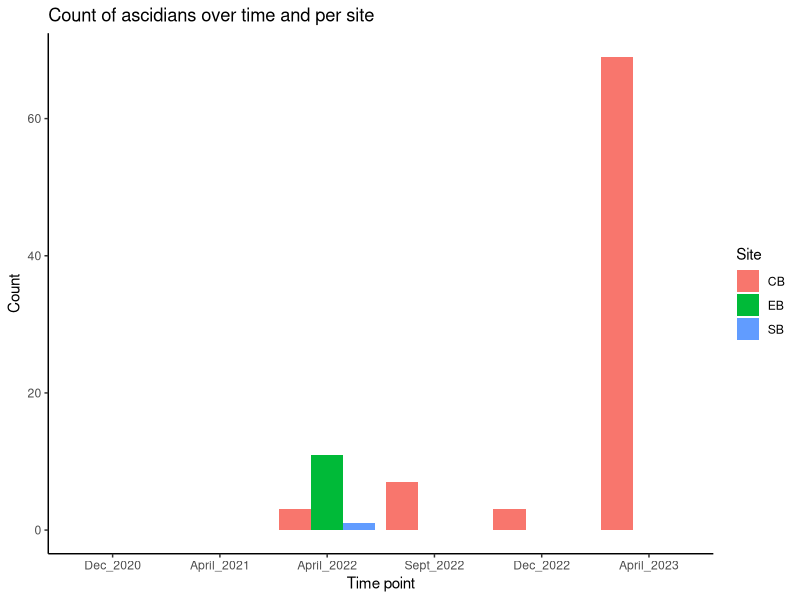
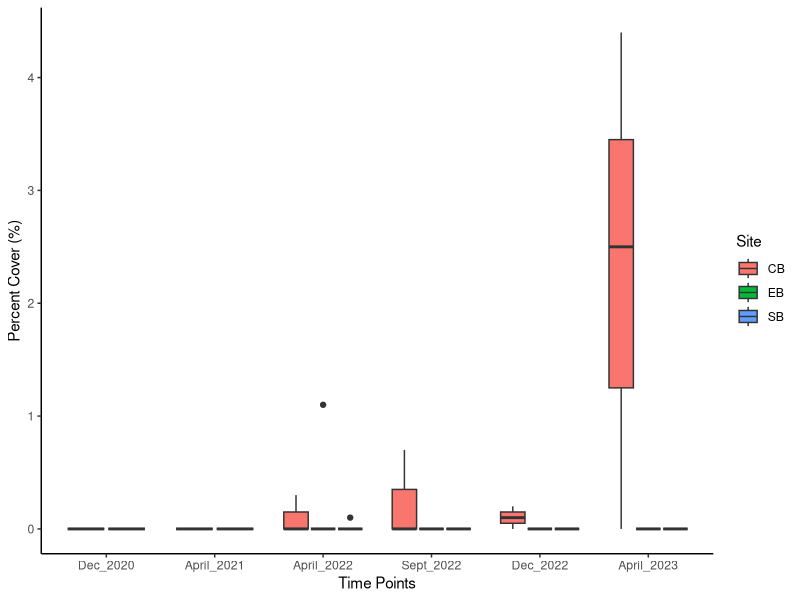
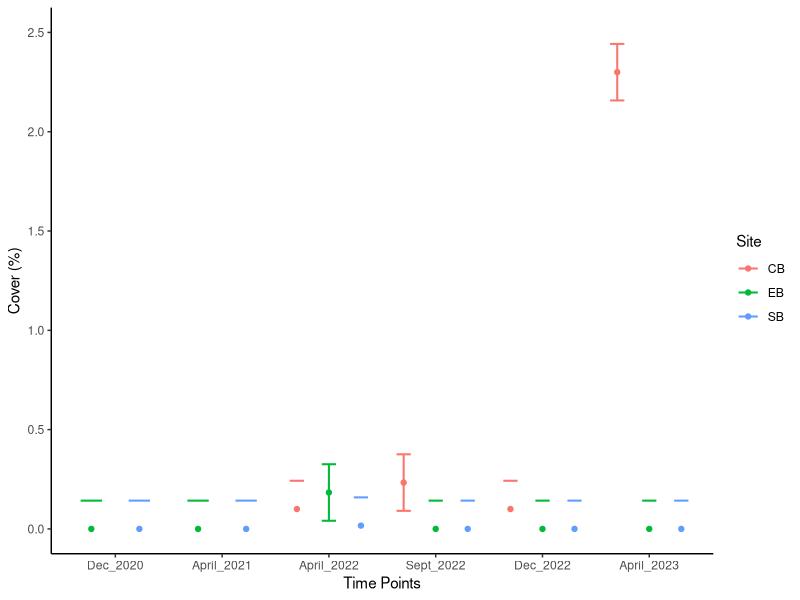

Reproduce these figures in R, in order.
## ---- chunk 1
rm(list=ls())
library(tidyverse)
library(dplyr)
library(readxl)
## ---- chunk 2
benthic.data <- read_excel("Benthic_cover.xlsx")
## ---- chunk 3
ascidians.full <- benthic.data[, c("Image ID", "Image name", "TP", "Site", "Transect_ID", "Transect_no", "ASCD")]
## ---- chunk 4
month_year <- strsplit(ascidians.full$TP, "_")
month <- sapply(month_year, function(x) x[1])
year <- sapply(month_year, function(x) x[2])
months <- c("January", "February", "March", "April", "May", "June", "July",
            "August", "Sept", "October", "November", "Dec") 
            # Sept and Dec because that's how they're saved in ascidians.full
month_numeric <- match(month, months)
year_numeric <- as.numeric(year)
date <- as.Date(paste(year_numeric, month_numeric, "01", sep = "-"))

# Save the date in a new column, other than TP
ascidians.full$Date <- date
## ---- chunk 5
# Summed up cover = how many is there
ascidians.sum <- ascidians.full %>%
  group_by(TP, Site, Date) %>%
  summarize(sum_cover = sum(ASCD))

# remove NAs first
ascidians.sum <- na.omit(ascidians.sum)

# order the TPs
ascidians.sum <- ascidians.sum %>%
  mutate(TP = factor(TP, levels = c("Dec_2020", "April_2021", "April_2022", "Sept_2022", "Dec_2022",  "April_2023"))) %>%
  arrange(TP)

# simple plot
ggplot(ascidians.sum, aes(x = TP, y = sum_cover, fill = Site)) +
  geom_bar(stat = "identity", position = "dodge") +
  labs(x = "Time point", y = "Count", fill = "Site") +
  ggtitle("Count of ascidians over time and per site") +
  theme_classic()

## ---- chunk 6
# pivot table
t.cover <- benthic.data %>% pivot_longer(c(Acanthastrea:Valspp), names_to = "Genera", values_to = "Cover")

# calculate mean cover & SD and SE by transect
mean.cover <- t.cover %>%
  group_by(TP, Site, Transect_ID, Genera) %>%
  summarize(mean_cover = mean(Cover)) %>%
  mutate(SE = sd(mean_cover) / sqrt(n()),
         SD = sd(mean_cover))

# calculate sum of cover values for each transect - rowSums
# make new column called percent_cover - multiply by 100 to get percent
transect.percent.cover <- mean.cover %>%
  group_by(TP, Site, Transect_ID) %>%
  summarize(percent_cover = sum(mean_cover[Genera == "ASCD"]) / sum(mean_cover) * 100, .groups = "drop") %>%
  mutate(SE = sd(percent_cover)/sqrt(n()))

# percent cover per site
site.percent.cover <- mean.cover %>%
  group_by(TP, Site) %>%
  summarize(percent_cover = sum(mean_cover[Genera == "ASCD"]) / sum(mean_cover) * 100, .groups = "drop") %>%
  mutate(SE = sd(percent_cover)/sqrt(n()))

# percent cover per time point
tp.percent.cover <- mean.cover %>%
  group_by(TP) %>%
  summarize(percent_cover = sum(mean_cover[Genera == "ASCD"]) / sum(mean_cover) * 100, .groups = "drop") %>%
  mutate(SE = sd(percent_cover)/sqrt(n()))

# order the TPs
transect.percent.cover <- transect.percent.cover %>%
  mutate(TP = factor(TP, levels = c("Dec_2020", "April_2021", "April_2022", "Sept_2022", "Dec_2022",  "April_2023"))) %>%
  arrange(TP)

site.percent.cover <- site.percent.cover %>%
  mutate(TP = factor(TP, levels = c("Dec_2020", "April_2021", "April_2022", "Sept_2022", "Dec_2022",  "April_2023"))) %>%
  arrange(TP)

## ---- chunk 7
str(transect.percent.cover)
ggplot(transect.percent.cover , aes(x = TP, y = percent_cover, fill = Site)) +
  geom_boxplot() +
  labs(x = "Time Points", y = "Percent Cover (%)") +
  scale_fill_discrete(name = "Site") +
  theme_classic()
## ---- chunk 8
str(site.percent.cover)
# plot per time point -> not the correct plot -> need to integrate TP and possibly site?
ggplot(site.percent.cover, aes(x = TP, y = percent_cover, colour = Site)) +
  geom_point(position=position_dodge(.9)) +
  geom_errorbar(aes(ymin = percent_cover - SE, ymax = percent_cover + SE),
                width = 0.4, size = 0.7,
                 position=position_dodge(.9)) +
  labs(x = "Time Points", y = "Cover (%)") +
  scale_fill_discrete(name = "Site") +
  scale_colour_discrete(name = "Site") +
  ylim(0,2.5) +
  theme_classic()
## ---- chunk 9
# first average benthic data at transect level (average over 10 quadrats)
mean.cover.transects <- t.cover %>%
  group_by(TP, Site, Transect_ID, Genera) %>%
  summarize(mean_cover = mean(Cover))

# pivot long table back to wide
mean.cover.transects <- mean.cover.transects %>%
  pivot_wider(names_from = Genera, values_from = mean_cover)

ascd.occurr <- mean.cover.transects %>%
  mutate(ascd_occurrence = ifelse(ASCD != 0, "present", "absent"))

# pick out TP, Sites and ascd_occurrence


sum(ascd.occurr$ascd_occurrence == "present") # only 8 transects where ascidians occur

# calculate FOC for each TRANSECT_ID
transect.foc <- ascd.occurr %>%
  group_by(TP, Site, Transect_ID) %>%
  summarize(foc = (sum(ascd_occurrence == "present") / length(ascd.occurr$Transect_ID))*100)
# not sure if this length(benthic.data$Transect_no) is correct

# calculate FOC for each Site
site.foc <- ascd.occurr %>%
  group_by(TP, Site) %>%
  summarize(foc = (sum(ascd_occurrence == "present") / length(ascd.occurr$Transect_ID))*100)

# calculate FOC per TP
TP.foc <- ascd.occurr %>%
  group_by(TP) %>%
  summarize(foc = (sum(ascd_occurrence == "present") / length(ascd.occurr$Transect_ID))*100)
## ---- chunk 10
colnames(benthic.data)
# make new data frame with columns without hard corals and sand (easier than taking them out of current df)
# also excluded dead coral and rubble
selected.cols <- c("TP", "Site", "Transect_ID", "Transect_no", "Anemone", "ASCD", "BInv", "CalcInvert", "SC", "SP", "Zoo", "Sediment", "Rhodo", "cyafil", "Cyanob", "TAS", "AL_fleshy", "AL_fol", "Amansia",  "ampart", "Asparago", "Bryopsis","calc_macro",  "Caulcupre", "CauRac", "CCA", "Chaeto", "Chlor", "CodFrag", "Colpo", "CYANO_DHC","Dasy","Dictyopter","Dictyota", "Halimeda","HALY", "Hormo", "Hydrocl", "Hyp", "Laur","MACR_Fil_A","MACR_LTH_O","Mal","MLRP", "Padina", "Ploc", "Sargassum", "Tri_fra", "Turf", "Ulva","Valspp" )
rel.cover.data <- benthic.data[selected.cols]

# calculate mean cover by transect -> transpose first
t.rel.cover <- rel.cover.data %>% pivot_longer(c(Anemone:Valspp), names_to = "Genera", values_to = "Cover")

rel.cover.mean.transects <- t.rel.cover %>%
  group_by(TP, Site, Transect_ID, Genera) %>%
  summarize(mean_cover = mean(Cover))

# transpose back
rel.cover.mean.transects <- rel.cover.mean.transects %>%
  pivot_wider(names_from = Genera, values_from = mean_cover)

# relative ascidian cover = sum(ascidian cover) / sum(all other cover)
rel.ascd.cover <-rel.cover.mean.transects %>%
  group_by(TP, Site, Transect_ID) %>%
  summarize(rel_ascd_cover = ASCD/sum(AL_fleshy:cyafil))

# if ASCD = 0 -> NaN
# if total sum = 0 -> Inf
